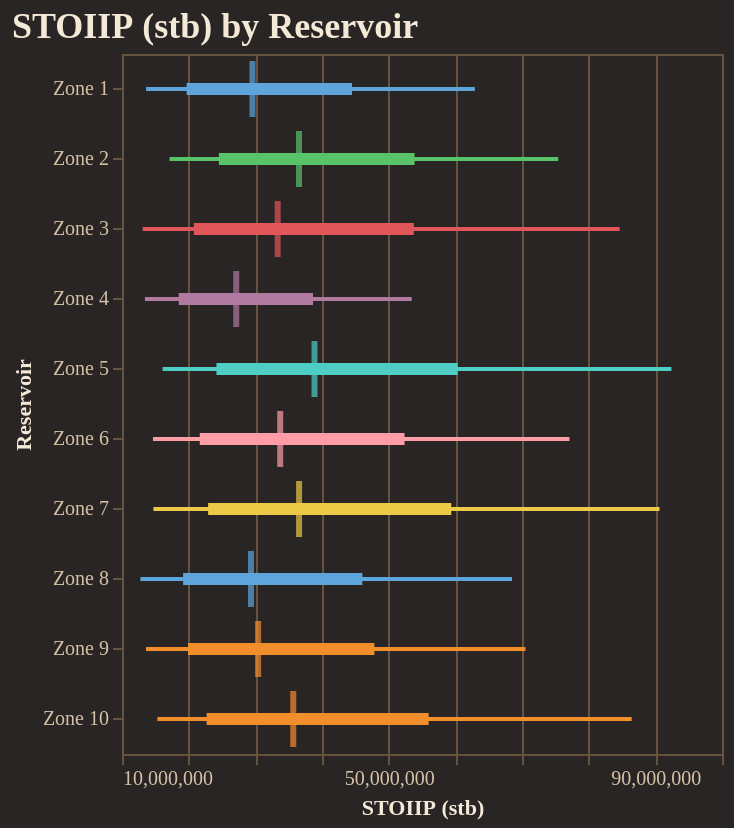

Here is the notebook cell this chart was saved with:
### Code cell
fig = reporter.plotter.forest_plot(
    "STOIIP (stb)", 
    backend=PLOTTING_BACKEND
)
fig.show()

### Figure 1 — Vega-Lite specification as saved in the notebook (floating-point values rounded to 4 significant figures)
{"config": {"background": "#292524", "view": {"fill": "#292524", "stroke": "#665340"}, "title": {"color": "#f4e9d7", "font": "Merriweather", "fontSize": 18, "fontWeight": 600, "subtitleColor": "#d5c2a6", "anchor": "start"}, "axis": {"domainColor": "#665340", "gridColor": "#665340", "tickColor": "#665340", "labelColor": "#d5c2a6", "titleColor": "#f4e9d7", "labelFont": "Merriweather", "titleFont": "Merriweather"}, "legend": {"titleColor": "#f4e9d7", "labelColor": "#d5c2a6", "labelFont": "Merriweather", "titleFont": "Merriweather", "orient": "top-right", "symbolType": "circle"}, "header": {"labelColor": "#d5c2a6", "titleColor": "#f4e9d7", "labelFont": "Merriweather", "titleFont": "Merriweather"}, "mark": {"color": "#c78d3b"}, "line": {"color": "#c78d3b"}, "bar": {"color": "#c78d3b"}, "point": {"color": "#ddb06d"}, "area": {"color": "#c78d3b", "opacity": 0.35}, "text": {"color": "#f4e9d7", "font": "Merriweather"}, "range": {"category": ["#5DA5DA", "#F28E2B", "#59C36A", "#E15759", "#B07AA1", "#4ECDC4", "#FF9DA7", "#EDC948"]}}, "layer": [{"mark": {"type": "rule", "strokeWidth": 2}, "encoding": {"color": {"field": "group", "legend": null, "type": "nominal"}, "x": {"field": "p10", "scale": {"zero": false}, "title": "STOIIP (stb)", "type": "quantitative"}, "x2": {"field": "p90"}, "y": {"field": "group", "sort": ["Zone 1", "Zone 2", "Zone 3", "Zone 4", "Zone 5", "Zone 6", "Zone 7", "Zone 8", "Zone 9", "Zone 10"], "title": "Reservoir", "type": "nominal"}}}, {"mark": {"type": "rule", "strokeWidth": 6}, "encoding": {"color": {"field": "group", "legend": null, "type": "nominal"}, "x": {"field": "p25", "scale": {"zero": false}, "title": "STOIIP (stb)", "type": "quantitative"}, "x2": {"field": "p75"}, "y": {"field": "group", "sort": ["Zone 1", "Zone 2", "Zone 3", "Zone 4", "Zone 5", "Zone 6", "Zone 7", "Zone 8", "Zone 9", "Zone 10"], "title": "Reservoir", "type": "nominal"}}}, {"mark": {"type": "tick", "color": "black", "size": 28, "thickness": 3}, "encoding": {"color": {"field": "group", "legend": null, "type": "nominal"}, "tooltip": [{"field": "group", "title": "Group", "type": "nominal"}, {"field": "p10", "title": "P10", "type": "quantitative"}, {"field": "p25", "title": "P25", "type": "quantitative"}, {"field": "median", "title": "Median", "type": "quantitative"}, {"field": "p75", "title": "P75", "type": "quantitative"}, {"field": "p90", "title": "P90", "type": "quantitative"}], "x": {"field": "median", "scale": {"zero": false}, "title": "STOIIP (stb)", "type": "quantitative"}, "y": {"field": "group", "sort": ["Zone 1", "Zone 2", "Zone 3", "Zone 4", "Zone 5", "Zone 6", "Zone 7", "Zone 8", "Zone 9", "Zone 10"], "title": "Reservoir", "type": "nominal"}}}], "data": {"name": "data-160187ea80d9f93b1304b2e3a7f32c19"}, "height": 350, "title": "STOIIP (stb) by Reservoir", "width": "container", "$schema": "https://vega.github.io/schema/vega-lite/v5.20.1.json", "datasets": {"data-160187ea80d9f93b1304b2e3a7f32c19": [{"group": "Zone 1", "p10": 13610000.0, "p25": 19690000.0, "median": 29570000.0, "p75": 44500000.0, "p90": 62930000.0}, {"group": "Zone 2", "p10": 17140000.0, "p25": 24530000.0, "median": 36550000.0, "p75": 53890000.0, "p90": 75440000.0}, {"group": "Zone 3", "p10": 13110000.0, "p25": 20780000.0, "median": 33350000.0, "p75": 53770000.0, "p90": 84650000.0}, {"group": "Zone 4", "p10": 13440000.0, "p25": 18510000.0, "median": 27130000.0, "p75": 38660000.0, "p90": 53450000.0}, {"group": "Zone 5", "p10": 16090000.0, "p25": 24170000.0, "median": 38880000.0, "p75": 60360000.0, "p90": 92410000.0}, {"group": "Zone 6", "p10": 14650000.0, "p25": 21660000.0, "median": 33730000.0, "p75": 52380000.0, "p90": 77120000.0}, {"group": "Zone 7", "p10": 14720000.0, "p25": 22920000.0, "median": 36560000.0, "p75": 59390000.0, "p90": 90630000.0}, {"group": "Zone 8", "p10": 12760000.0, "p25": 19170000.0, "median": 29350000.0, "p75": 46050000.0, "p90": 68510000.0}, {"group": "Zone 9", "p10": 13600000.0, "p25": 19900000.0, "median": 30420000.0, "p75": 47850000.0, "p90": 70520000.0}, {"group": "Zone 10", "p10": 15300000.0, "p25": 22690000.0, "median": 35680000.0, "p75": 55990000.0, "p90": 86460000.0}]}}
